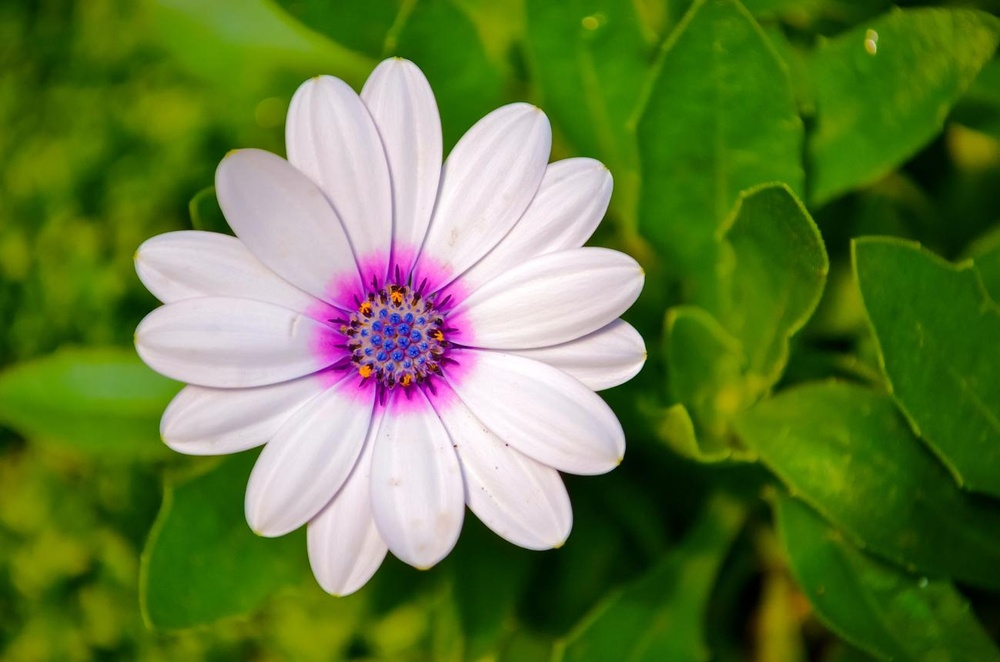
#> input picture flower.jpeg, 1000 x 662 px, shrunk from 1299 x 860 before the run
$ python 'exp 12.py'
#> lines starting #> are read from the running program, lines starting #| are printed output that depends on the picture
import cv2

img = cv2.imread("flower.jpeg")
#> img is the input picture: shape (662, 1000, 3); mean B, G, R 60.5, 123.8, 99.4

rotated = cv2.rotate(img, cv2.ROTATE_90_COUNTERCLOCKWISE)
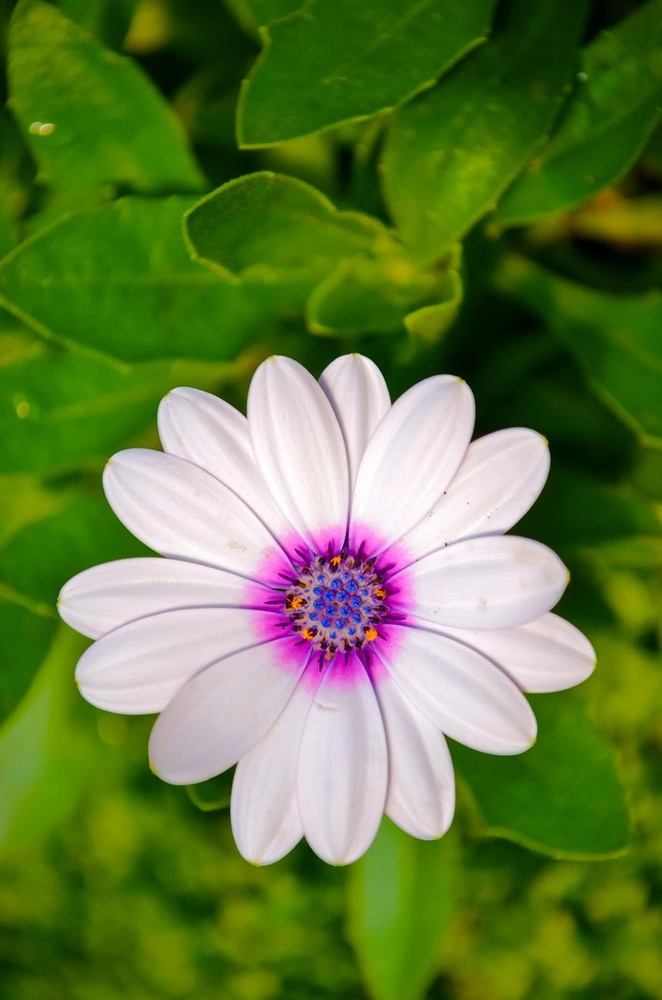
#> rotated: shape (1000, 662, 3); mean B, G, R 60.5, 123.8, 99.4

cv2.imshow("Original Image", img)
cv2.imshow("Rotated Image", rotated)

cv2.waitKey(0)
cv2.destroyAllWindows()
